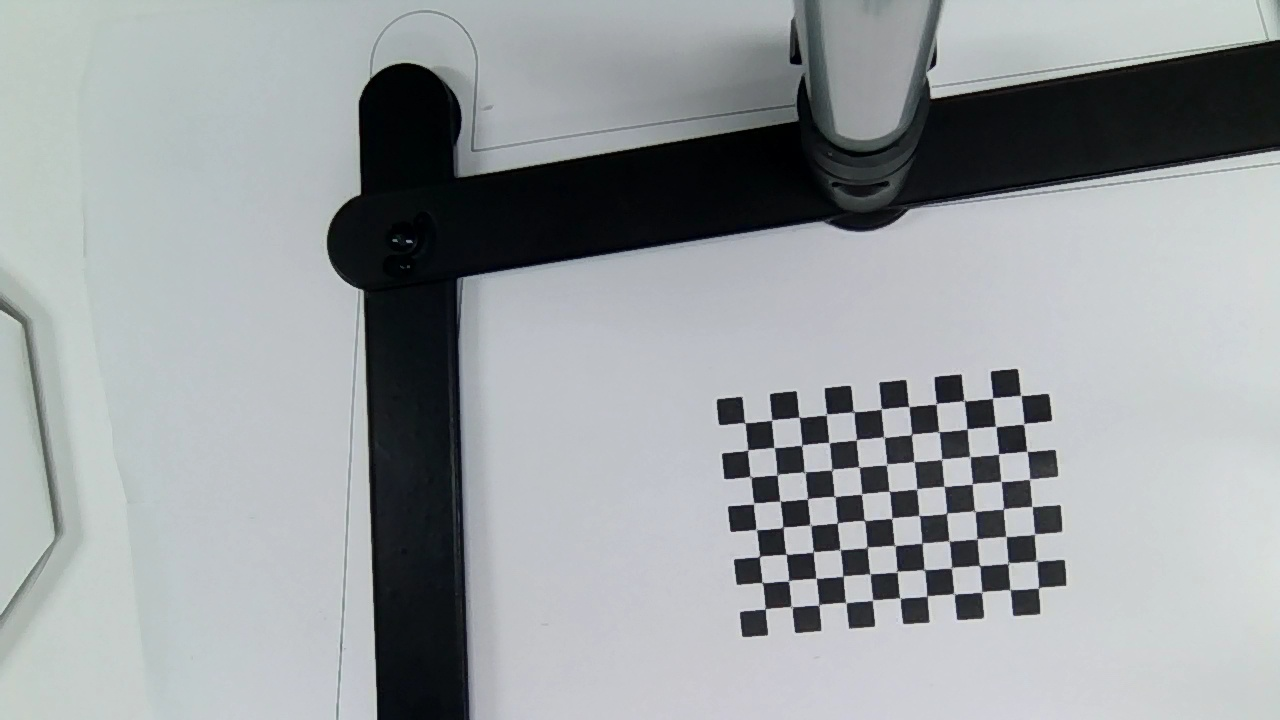
#> input picture lab/lab1/image/image.jpg, 1280 x 720 px
$ python image_resize_copping.py
#> lines starting #> are read from the running program, lines starting #| are printed output that depends on the picture
import cv2
import numpy as np

# Load the image
img = cv2.imread('image.jpg')
#> img is the input picture: shape (720, 1280, 3); mean B, G, R 160.3, 158, 153.4

# Resize the image
resized = cv2.resize(img, (600, 400), interpolation=cv2.INTER_AREA)
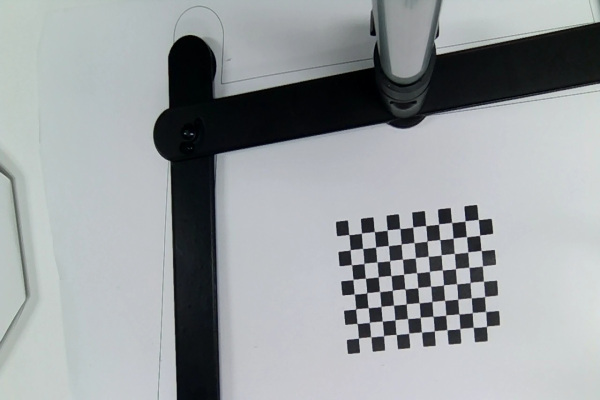
#> resized: shape (400, 600, 3); mean B, G, R 160.3, 158, 153.4

# Crop the image
cropped = resized[200:400, 200:400]
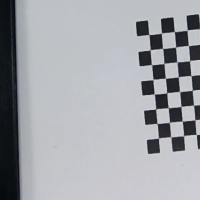
#> cropped: shape (200, 200, 3); mean B, G, R 169.5, 164.3, 162.1

# Show the original, resized, and cropped images
cv2.imshow('Original Image', img)
cv2.imshow('Resized Image', resized)
cv2.imshow('Cropped Image', cropped)
cv2.waitKey(0)
cv2.destroyAllWindows()

$ run again, with lab/lab1/image/calibration10.jpg copied over lab/lab1/image/image.jpg
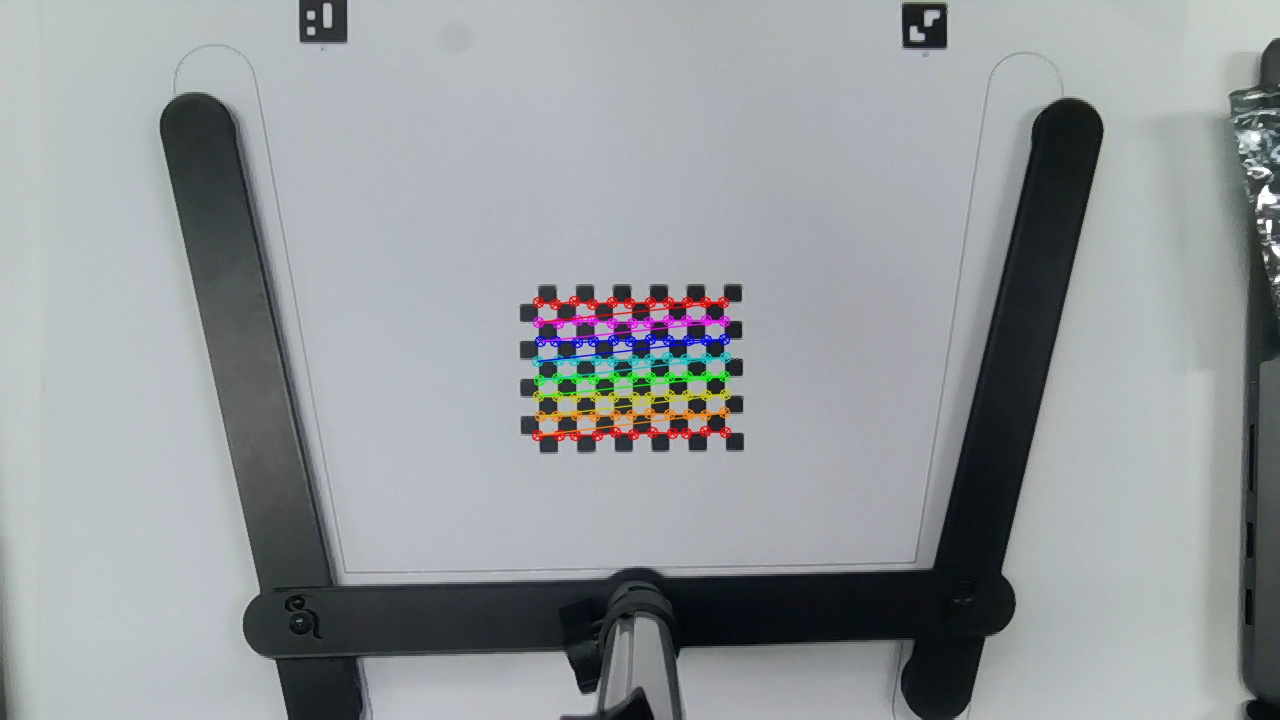
#> input picture lab/lab1/image/calibration10.jpg, 1280 x 720 px
#> img is the input picture: shape (720, 1280, 3); mean B, G, R 156.6, 153.4, 148.9
#> `resized = cv2.resize(img, (600, 400), interpolation=cv2.INTER_AREA)`:
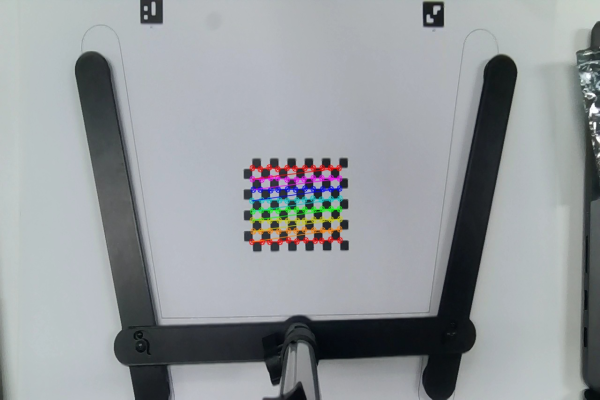
#> resized: shape (400, 600, 3); mean B, G, R 156.7, 153.4, 148.9
#> `cropped = resized[200:400, 200:400]`:
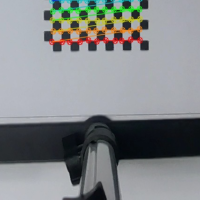
#> cropped: shape (200, 200, 3); mean B, G, R 136.7, 135.1, 131.6
